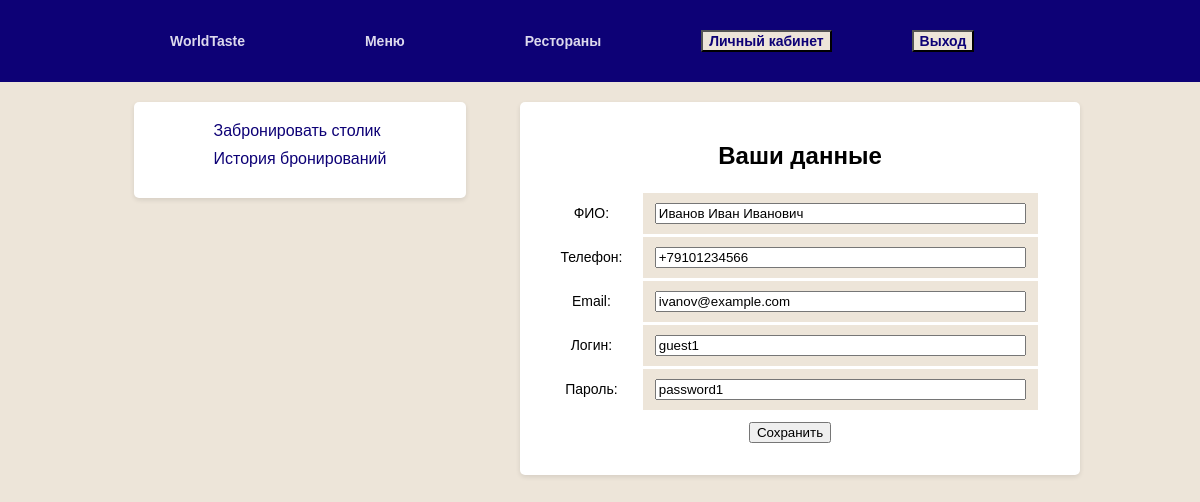
/lk_guest.php (signed in), run on the app's committed database.
### lk_guest.php (the view, shortened to what this page needs)
<?php
include 'connect.php';
$flag = 1;
if ($_SESSION['userType'] == 'гости') {
    $username = mysqli_real_escape_string($conn, $_SESSION['userName']);
    $query = "SELECT * FROM `гости` WHERE `Логин` = ?";
    $stmt = mysqli_prepare($conn, $query);
    mysqli_stmt_bind_param($stmt, 's', $username);
    mysqli_stmt_execute($stmt);
    $result = mysqli_stmt_get_result($stmt);
    if ($result && mysqli_num_rows($result) > 0) {
        $guest = mysqli_fetch_assoc($result);
    }
} else {
    echo '<p>Вы не авторизованы как гость.</p>';
}
?>
<!DOCTYPE html>
<html lang="en">
<head>
<link rel="stylesheet" type="text/css" href="./css/style.css">
</head>
<body>
<header>
  <div class="navbar">
        <div class="container">
          <div class="navbar-nav">
            <div class="navs" id="navs">
              <div class="navs-item notbtn"><a href="index.php" class="txt-uppercase">WorldTaste</a></div>
              <div class="navs-item notbtn"><a href="menu.php" class="txt-uppercase">Меню</a></div>
              <div class="navs-item notbtn"><a href="rests.php" class="txt-uppercase">Рестораны</a></div>
              <?php if(isset($flag) && $flag == 1): ?>
                    <div class="navs-item"><a href="<?php echo ($_SESSION['userType'] == 'гости') ? 'lk_guest.php' : 'lk_admin.php'; ?>"><button class="btn txt-uppercase shadow-sm">Личный кабинет</button></a></div>
                    <div class="navs-item"><a href="logout.php"><button class="btn txt-uppercase shadow-sm">Выход</button></a></div>
                <?php else: ?>
                    <div class="navs-item"><a href="./start.php"><button class="btn txt-uppercase shadow-sm">Вход</button></a></div>
                    <div class="navs-item"><a href="./register.php"><button class="btn txt-uppercase shadow-sm">Регистрация</button></a></div>
                <?php endif; ?>
            </div>
          </div>
        </div>
  </div>
</header>
<div id="news-feed">
    <div class="container">
        <div class="left-column">
            <div class="bron-item">
                <div class="navs-item notbtnlk"><a href="bronir.php">Забронировать столик</a></div>
                <div class="navs-item notbtnlk"><a href="zakaz.php">История бронирований</button></a></div>
            </div>
        </div>
        <div class="right-column">
            <div class="news-item">
                <h2>Ваши данные</h2>
                <table class="lk-tables">
                    <form method="POST">
                        <tr>
                            <th><label for="fio">ФИО:</label></th>
                            <td><input type="text" id="fio" name="fio" value="<?php echo htmlspecialchars($guest['ФИО']); ?>"></td>
                        </tr>
                        <tr>
                            <th><label for="phone">Телефон:</label></th>
                            <td><input type="text" id="phone" name="phone" value="<?php echo htmlspecialchars($guest['Телефон']); ?>"></td>
                        </tr>
                        <tr>
                            <th><label for="email">Email:</label></th>
                            <td><input type="text" id="email" name="email" value="<?php echo htmlspecialchars($guest['Email']); ?>"></td>
                        </tr>
                        <tr>
                            <th><label for="email">Логин:</label></th>
                            <td><input type="text" id="login" name="login" value="<?php echo htmlspecialchars($guest['Логин']); ?>"></td>
                        </tr>
                        <tr>
                            <th><label for="password">Пароль:</label></th>
                            <td><input type="text" id="password" name="password" value="<?php echo htmlspecialchars($guest['Пароль']); ?>"></td>
                        </tr>
                        <tr>
                            <th colspan="2"><center><input type="submit" name="update" value="Сохранить"></center></th>
                        </tr>
                    </form>
                </table>
            </div>
        </div>
    </div>
</div>
</body>
</html>

### css/style.css (style rules this page uses)
body { font-family: Arial, sans-serif; margin: 0; padding: 0; background-color: #EDE5D9; }
header { background-color: #0D0176; color: white; padding: 10px 0; text-align: center; }
.news-item { background-color: white; margin: 20px; padding: 20px; border-radius: 5px; box-shadow: 0 2px 5px rgba(0, 0, 0, 0.1); }
.container { max-width: 1000px; margin: 0 auto; padding: 0 20px; }
.txt-uppercase { color: #FF00FF; }
.navbar-nav { display: flex; margin: 10px; justify-content: space-around; }
.navs { display: flex; align-items: center; justify-content: space-around; }
.navs .navs-item { margin: 0px 30px; transition: 0.3s; padding: 10px; border-radius: 4px; font-weight: bold; }
.navs .navs-item a { font-size: 14px; color: var(--secondary-disabled); }
.navs .navs-item a button { font-size: 14px; }
.navs .navs-item.notbtn { margin: 0px 50px; transition: 0.3s; padding: 10px; border-radius: 4px; cursor: pointer; color: #dcd9ed; }
.navs-item .btn { font-weight: bold; background-color: #EDE5D9; color: #0D0176; }
.lk-tables th { width: 100%; font-weight: normal; font-size: 14px; color: #000000; padding: 10px 12px; background: #ffffff; }
.lk-tables td { width: 100%; color: #7c6239; border-top: 1px solid white; padding: 10px 12px; background: #EDE5D9; transition: .3s; }

### lk_guest.php (style rules this page uses)
h2 { text-align: center; }
.news-item { margin-bottom: 10px; }
tr { background-color: #f6f1e7; }
form { margin-top: 10px; }
a { text-decoration: none; color: #0D0176; }
.container { display: flex; }
.left-column { width: 40%; align-items: center; }
.right-column { width: 60%; align-items: center; }
.lk-tables { width: 500px; }
.lk-tables th { width: 20%; font-weight: normal; font-size: 14px; color: #000000; padding: 10px 12px; background: #ffffff; }
.lk-tables td { width: 100%; box-sizing: border-box; color: #7c6239; border-top: 1px solid white; padding: 10px 12px; background: #EDE5D9; }
.lk-tables td input[type="text"] { width: 100%; box-sizing: border-box; }
.left-column { display: flex; flex-direction: column; }
.left-column .navs-item { margin-bottom: 10px; }
.left-column .navs-item a { display: inline-block; text-decoration: none; color: #0D0176; }
.bron-item { background-color: white; margin: 20px; padding: 20px 80px; border-radius: 5px; box-shadow: 0 2px 5px rgba(0, 0, 0, 0.1); }

### data on the page
гости: fio "Иванов Иван Иванович", phone "+79101234566", email "ivanov@example.com", login "guest1", password "password1"
